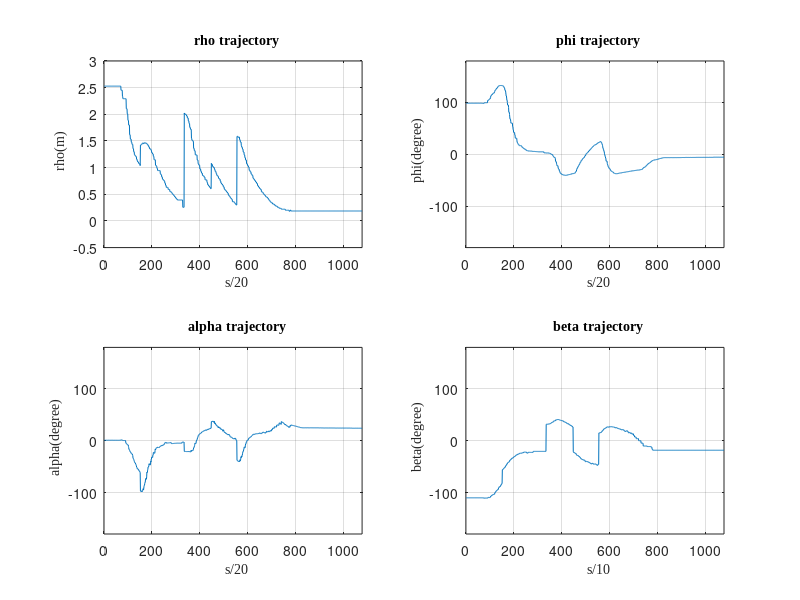

Write the MATLAB code that produced this figure.
clc;clear all;close;
    
    [rho,theta,phi,alpha,beta,vl,vr,state]=textread('control_output_m3.txt','%f%f%f%f%f%f%f%f',...
        'headerlines',0);
    rho = rho/100;
    
figure(1);  
%plot(1:size(rho,1),rho*100, 1:size(theta,1),theta*180/pi, 1:size(phi,1),phi*180/pi,...
%    1:size(alpha,1),alpha*180/pi, 1:size(beta,1),beta*180/pi, 1:size(state,1),state*10,'LineWidth',1.5); hold on;

subplot(2,2,1); plot(1:size(rho,1),rho*100);hold on;
title('\fontsize{14} \fontname{Times New Roman} rho trajectory');
xlabel('\fontsize{14} \fontname{Times New Roman} s/20');
ylabel('\fontsize{14} \fontname{Times New Roman} rho(m)');
axis([0,size(rho,1),-0.5,3]);grid on;

subplot(2,2,2); plot(1:size(phi,1),phi*180/pi);hold on;
title('\fontsize{14} \fontname{Times New Roman} phi trajectory');
xlabel('\fontsize{14} \fontname{Times New Roman} s/20');
ylabel('\fontsize{14} \fontname{Times New Roman} phi(degree)');
axis([0,size(phi,1),-180,180]);grid on;

subplot(2,2,3); plot(1:size(alpha,1),alpha*180/pi);hold on;
title('\fontsize{14} \fontname{Times New Roman} alpha trajectory');
xlabel('\fontsize{14} \fontname{Times New Roman} s/20');
ylabel('\fontsize{14} \fontname{Times New Roman} alpha(degree)');
axis([0,size(alpha,1),-180,180]);grid on;

subplot(2,2,4); plot(1:size(beta,1),beta*180/pi);hold on;
title('\fontsize{14} \fontname{Times New Roman} beta trajectory');
xlabel('\fontsize{14} \fontname{Times New Roman} s/10');
ylabel('\fontsize{14} \fontname{Times New Roman} beta(degree)');
axis([0,size(beta,1),-180,180]);grid on;

% subplot(2,3,5); plot(1:size(vl,1),vl);hold on;
% title('\fontsize{14} \fontname{Times New Roman} vl trajectory');
% xlabel('\fontsize{14} \fontname{Times New Roman} s/10');
% ylabel('\fontsize{14} \fontname{Times New Roman} vl(speed)');
% axis([0,size(vl,1),-3,3]);grid on;
% 
% subplot(2,3,6); plot(1:size(vr,1),vr);hold on;
% title('\fontsize{14} \fontname{Times New Roman} vr trajectory');
% xlabel('\fontsize{14} \fontname{Times New Roman} s/10');
% ylabel('\fontsize{14} \fontname{Times New Roman} vr(speed)');
% axis([0,size(vr,1),-3,3]);grid on;



% plot([1 size(rho,1)],[180 180],'--');
% plot([1 size(rho,1)],[-180 -180],'--');
% plot([1 size(rho,1)],[0 0],'--');
% legend('rho','theta','phi','alpha','beta','state');


% figure(2);
% plot(vl); hold on;
% plot(vr); hold on;
% axis([0,size(rho,1),-10,10]);



 

   